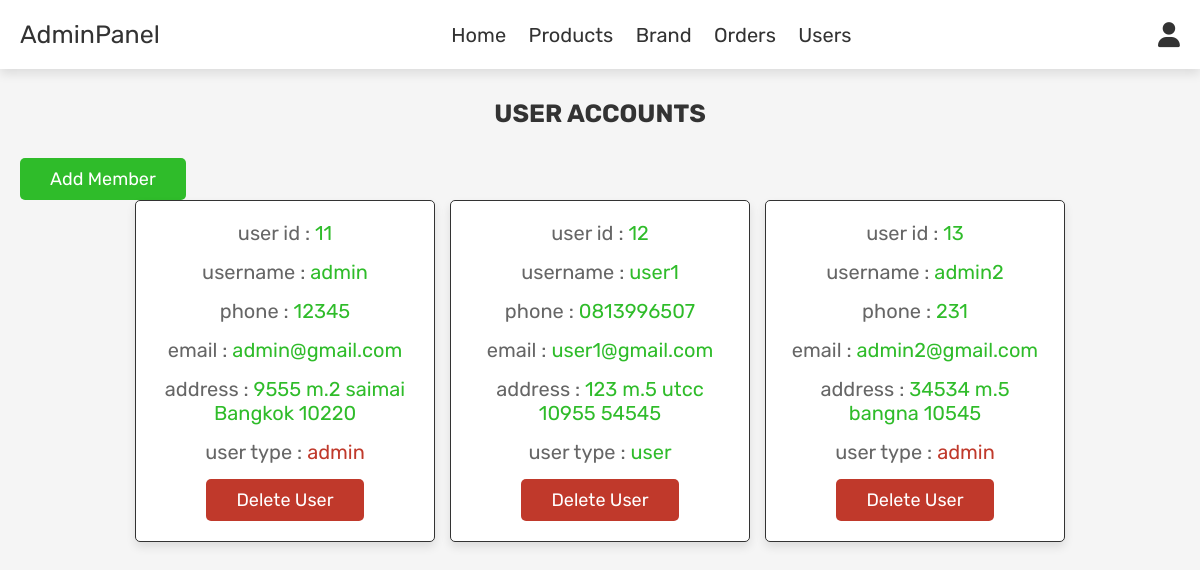
The page /admin/admin_users.php (signed in) on the database its author committed.
### tables this page shows
CREATE TABLE `users` (
  `id` int(100) NOT NULL,
  `name` varchar(100) NOT NULL,
  `number` varchar(12) NOT NULL,
  `email` varchar(100) NOT NULL,
  `password` varchar(100) NOT NULL,
  `address` varchar(100) NOT NULL,
  `user_type` varchar(20) NOT NULL DEFAULT 'user'
);

### admin/admin_users.php (the view, shortened to what this page needs)
<?php
include '../include/connect.php';
?>
<!DOCTYPE html>
<html lang="en">
<head>
    <link rel="stylesheet" href="https://cdnjs.cloudflare.com/ajax/libs/font-awesome/6.0.0/css/all.min.css">
    <link rel="stylesheet" href="../css/admin_style.css">
</head>
<body>
    <?php include 'admin_header.php'; ?>
    <section class="users">
        <h1 class="title"> user accounts </h1>
        <a href="admin_register.php" class="btn btn-info">Add member</a>
        <div class="box-container">
            <?php
            if (isset($_GET["st"])){
                $status = $_GET["st"];
                $select_users = mysqli_query($conn, "SELECT * FROM `users` WHERE user_type='$status'") or die('query failed');
             }else{
                $select_users = mysqli_query($conn, "SELECT * FROM `users`") or die('query failed');
             }
            if (mysqli_num_rows($select_users) > 0) {
                while ($fetch_users = mysqli_fetch_assoc($select_users)) {
            ?>
                <div class="box">
                    <p> user id : <span><?php echo $fetch_users['id']; ?></span> </p>
                    <p> username : <span><?php echo $fetch_users['name']; ?></span> </p>
                    <p> phone : <span><?php echo $fetch_users['number']; ?></span> </p>
                    <p> email : <span><?php echo $fetch_users['email']; ?></span> </p>
                    <p> address : <span><?php echo $fetch_users['address']; ?></span> </p>
                    <p> user type : <span style="color:<?php if ($fetch_users['user_type'] == 'admin') {
                                                            echo 'var(--red)';
                                                        } ?>"><?php echo $fetch_users['user_type']; ?></span> </p>
                    <a href="admin_users.php?delete=<?php echo $fetch_users['id']; ?>" onclick="return confirm('delete this user?');" class="delete-btn">delete user</a>
                </div>
            <?php
            };
            }
            ?>
        </div>
    </section>
</body>
</html>

### css/admin_style.css (style rules this page uses)
:root { --green:#2fbc2a; --red:#c0392b; --orange:#f39c12; --black:#333; --white:#fff; --light-color:#666; --light-white:#ccc; --light-bg:#f5f5f5; --border:.1rem solid var(--black); --box-shadow:0 .5rem 1rem rgba(0,0,0,.1); }
* { font-family: 'Rubik', sans-serif; margin:0; padding:0; box-sizing: border-box; outline: none; border:none; text-decoration: none; transition:all .2s linear; }
html { font-size: 62.5%; overflow-x: hidden; }
body { background-color: var(--light-bg); }
section { padding:3rem 2rem; }
.title { text-align: center; margin-bottom: 2rem; text-transform: uppercase; color:var(--black); font-size: 2.5rem; }
.btn, .option-btn, .delete-btn, .white-btn { display: inline-block; margin-top: 1rem; padding:1rem 3rem; cursor: pointer; color:var(--white); font-size: 1.8rem; border-radius: .5rem; text-transform: capitalize; }
.white-btn, .btn { background-color: var(--green); }
.delete-btn { background-color: var(--red); }
.users .box-container { display: grid; grid-template-columns: repeat(auto-fit, 30rem); justify-content: center; gap:1.5rem; max-width: 1200px; margin:0 auto; align-items: flex-start; }
.users .box-container .box { background-color: var(--white); padding:2rem; border:var(--border); box-shadow: var(--box-shadow); border-radius: .5rem; text-align: center; }
.users .box-container .box p { padding-bottom: 1.5rem; font-size: 2rem; color:var(--light-color); }
.users .box-container .box p span { color:var(--green); }
.users .box-container .box .delete-btn { margin-top: 0; }

### rows shown on the page
users: id "11", name "admin", number "12345", email "admin@gmail.com", address "9555 m.2 saimai Bangkok 10220", user_type "admin"
users: id "12", name "user1", number "0813996507", email "user1@gmail.com", address "123 m.5 utcc 10955 54545", user_type "user"
users: id "13", name "admin2", number "231", email "admin2@gmail.com", address "34534 m.5 bangna 10545", user_type "admin"
